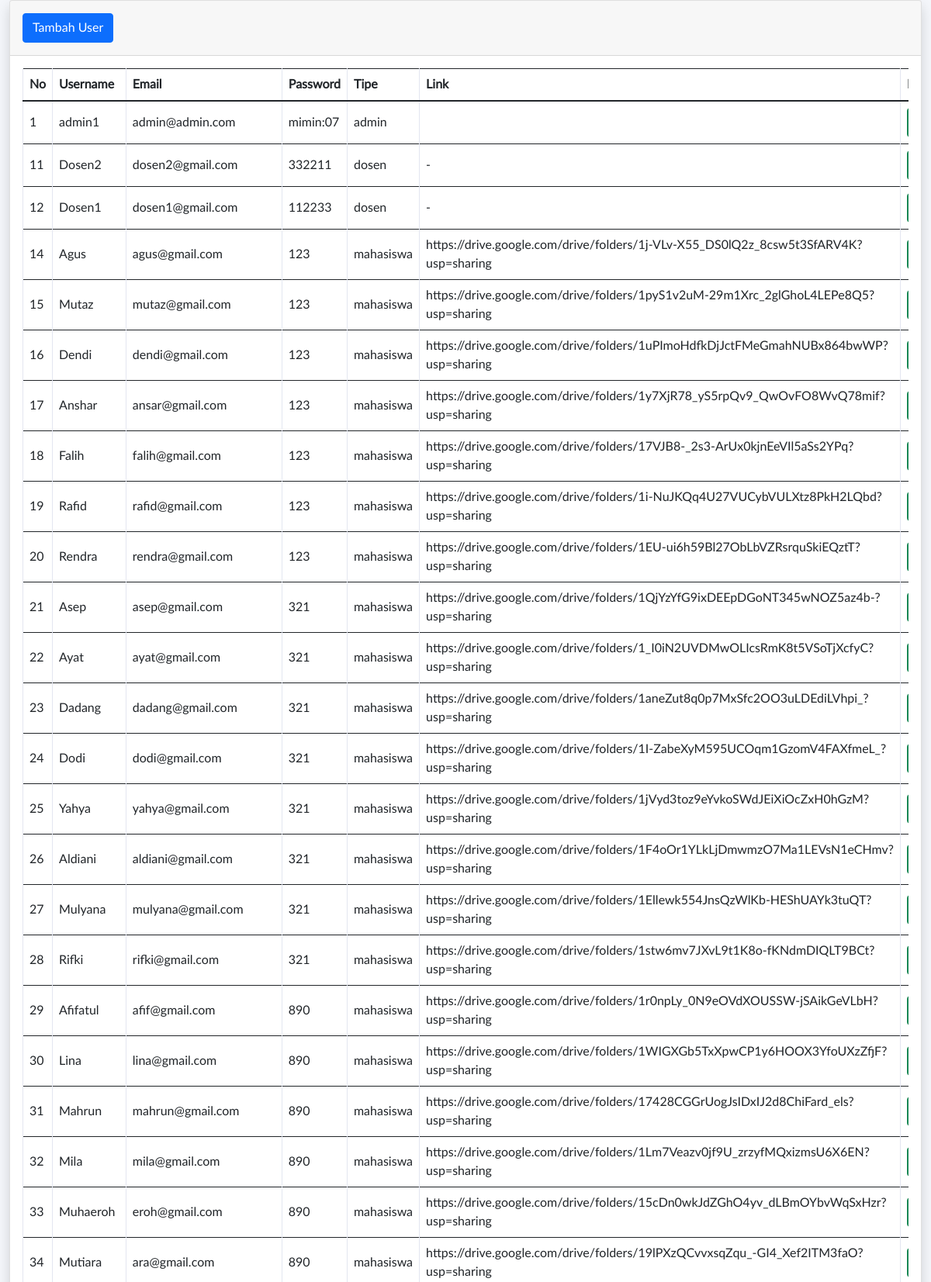
The page /user.php (signed in, upper part) on the database its author committed.
### tables this page shows
CREATE TABLE `user` (
  `id` int(10) NOT NULL,
  `username` varchar(50) NOT NULL,
  `email` varchar(50) NOT NULL,
  `password` varchar(50) NOT NULL,
  `usertype` varchar(25) NOT NULL,
  `link` varchar(255) NOT NULL
);

### user.php (the view, shortened to what this page needs)
<?php
include('security.php');
include('includes/header.php');
?>
<div class="container-fluid">
  <div class="card shadow mb-4">
    <div class="card-header py-3">
      <h6 class="m-0 font-weight-bold text-primary">
        <button type="button" class="btn btn-primary" data-toggle="modal" data-target="#addadminprofile">
          Tambah User
        </button>
      </h6>
    </div>
    <div class="card-body">
      <div class="table-responsive">
        <?php
        $query = "SELECT * FROM user";
        $query_run = mysqli_query($connection, $query);
        ?>
        <table class="table table-bordered" id="dataTable" width="100%" cellspacing="0">
          <thead>
            <tr>
              <th> No </th>
              <th> Username </th>
              <th>Email </th>
              <th>Password</th>
              <th>Tipe</th>
              <th>Link</th>
              <th>Edit</th>
            </tr>
          </thead>
          <tbody>
            <?php
            if (mysqli_num_rows($query_run) > 0) {
              while ($row = mysqli_fetch_assoc($query_run)) {
            ?>
                <tr>
                  <td><?php echo $row['id']; ?></td>
                  <td><?php echo $row['username']; ?></td>
                  <td><?php echo $row['email']; ?></td>
                  <td><?php echo $row['password']; ?></td>
                  <td><?php echo $row['usertype']; ?></td>
                  <td><?php echo $row['link']; ?></td>
                  <td>
                    <form action="edit_user.php" method="post">
                      <button type="submit" name="edit_btn" class="btn btn-success"><i class="fas fa-edit"></i></button>
                    </form>
                  </td>
                </tr>
            <?php
              }
            } else {
              echo "No Record Found";
            }
            ?>
          </tbody>
        </table>
      </div>
    </div>
  </div>
</div>

### assets/css/master.css (style rules this page uses)
body, h1, .h1, h2, .h2, h3, .h3, h4, .h4, h5, .h5, h6, .h6, p, a, td { -moz-osx-font-smoothing: grayscale; -webkit-font-smoothing: antialiased; }
body { width: 100%; height: 100%; background: #f4f6fa; font-family: "Lato", "Helvetica Neue", Arial, Helvetica, sans-serif; font-size: 1rem; color: #444; }
.card { margin-bottom: 15px; box-shadow: rgba(35, 46, 60, .04) 0 2px 4px 0; }
.table td, .table th { vertical-align: middle; }

### rows shown on the page
user: id "1", username "admin1", email "admin@admin.com", password "mimin:07", usertype "admin"
user: id "11", username "Dosen2", email "dosen2@gmail.com", password "332211", usertype "dosen", link "-"
user: id "12", username "Dosen1", email "dosen1@gmail.com", password "112233", usertype "dosen", link "-"
user: id "14", username "Agus", email "agus@gmail.com", password "123", usertype "mahasiswa", link "https://drive.google.com/drive/folders/1j-VLv-X55_DS0lQ2z_8csw5t3SfARV4K?usp=sharing"
user: id "15", username "Mutaz", email "mutaz@gmail.com", password "123", usertype "mahasiswa", link "https://drive.google.com/drive/folders/1pyS1v2uM-29m1Xrc_2glGhoL4LEPe8Q5?usp=sharing"
user: id "16", username "Dendi", email "dendi@gmail.com", password "123", usertype "mahasiswa", link "https://drive.google.com/drive/folders/1uPImoHdfkDjJctFMeGmahNUBx864bwWP?usp=sharing"
user: id "17", username "Anshar", email "ansar@gmail.com", password "123", usertype "mahasiswa", link "https://drive.google.com/drive/folders/1y7XjR78_yS5rpQv9_QwOvFO8WvQ78mif?usp=sharing"
user: id "18", username "Falih", email "falih@gmail.com", password "123", usertype "mahasiswa", link "https://drive.google.com/drive/folders/17VJB8-_2s3-ArUx0kjnEeVIl5aSs2YPq?usp=sharing"
user: id "19", username "Rafid", email "rafid@gmail.com", password "123", usertype "mahasiswa", link "https://drive.google.com/drive/folders/1i-NuJKQq4U27VUCybVULXtz8PkH2LQbd?usp=sharing"
user: id "20", username "Rendra", email "rendra@gmail.com", password "123", usertype "mahasiswa", link "https://drive.google.com/drive/folders/1EU-ui6h59Bl27ObLbVZRsrquSkiEQztT?usp=sharing"
user: id "21", username "Asep", email "asep@gmail.com", password "321", usertype "mahasiswa", link "https://drive.google.com/drive/folders/1QjYzYfG9ixDEEpDGoNT345wNOZ5az4b-?usp=sharing"
user: id "22", username "Ayat", email "ayat@gmail.com", password "321", usertype "mahasiswa", link "https://drive.google.com/drive/folders/1_I0iN2UVDMwOLIcsRmK8t5VSoTjXcfyC?usp=sharing"
user: id "23", username "Dadang", email "dadang@gmail.com", password "321", usertype "mahasiswa", link "https://drive.google.com/drive/folders/1aneZut8q0p7MxSfc2OO3uLDEdiLVhpi_?usp=sharing"
user: id "24", username "Dodi", email "dodi@gmail.com", password "321", usertype "mahasiswa", link "https://drive.google.com/drive/folders/1I-ZabeXyM595UCOqm1GzomV4FAXfmeL_?usp=sharing"
user: id "25", username "Yahya", email "yahya@gmail.com", password "321", usertype "mahasiswa", link "https://drive.google.com/drive/folders/1jVyd3toz9eYvkoSWdJEiXiOcZxH0hGzM?usp=sharing"
user: id "26", username "Aldiani", email "aldiani@gmail.com", password "321", usertype "mahasiswa", link "https://drive.google.com/drive/folders/1F4oOr1YLkLjDmwmzO7Ma1LEVsN1eCHmv?usp=sharing"
user: id "27", username "Mulyana", email "mulyana@gmail.com", password "321", usertype "mahasiswa", link "https://drive.google.com/drive/folders/1Ellewk554JnsQzWlKb-HEShUAYk3tuQT?usp=sharing"
user: id "28", username "Rifki", email "rifki@gmail.com", password "321", usertype "mahasiswa", link "https://drive.google.com/drive/folders/1stw6mv7JXvL9t1K8o-fKNdmDIQLT9BCt?usp=sharing"
user: id "29", username "Afifatul", email "afif@gmail.com", password "890", usertype "mahasiswa", link "https://drive.google.com/drive/folders/1r0npLy_0N9eOVdXOUSSW-jSAikGeVLbH?usp=sharing"
user: id "30", username "Lina", email "lina@gmail.com", password "890", usertype "mahasiswa", link "https://drive.google.com/drive/folders/1WIGXGb5TxXpwCP1y6HOOX3YfoUXzZfjF?usp=sharing"
user: id "31", username "Mahrun", email "mahrun@gmail.com", password "890", usertype "mahasiswa", link "https://drive.google.com/drive/folders/17428CGGrUogJsIDxIJ2d8ChiFard_els?usp=sharing"
user: id "32", username "Mila", email "mila@gmail.com", password "890", usertype "mahasiswa", link "https://drive.google.com/drive/folders/1Lm7Veazv0jf9U_zrzyfMQxizmsU6X6EN?usp=sharing"
user: id "33", username "Muhaeroh", email "eroh@gmail.com", password "890", usertype "mahasiswa", link "https://drive.google.com/drive/folders/15cDn0wkJdZGhO4yv_dLBmOYbvWqSxHzr?usp=sharing"
user: id "34", username "Mutiara", email "ara@gmail.com", password "890", usertype "mahasiswa", link "https://drive.google.com/drive/folders/19lPXzQCvvxsqZqu_-GI4_Xef2ITM3faO?usp=sharing"
